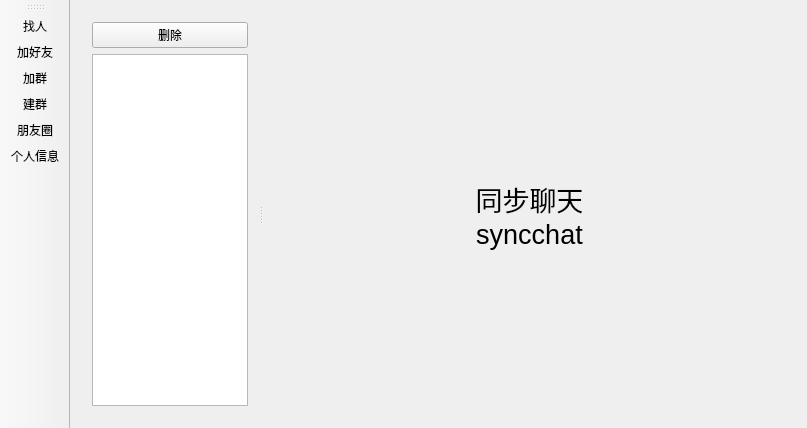
<?xml version="1.0" encoding="UTF-8"?>
<ui version="4.0">
 <class>MainWindow</class>
 <widget class="QMainWindow" name="MainWindow">
  <property name="geometry">
   <rect>
    <x>0</x>
    <y>0</y>
    <width>807</width>
    <height>428</height>
   </rect>
  </property>
  <property name="windowTitle">
   <string>MainWindow</string>
  </property>
  <widget class="QWidget" name="centralWidget">
   <layout class="QVBoxLayout" name="verticalLayout">
    <item>
     <widget class="QSplitter" name="splitter_2">
      <property name="orientation">
       <enum>Qt::Horizontal</enum>
      </property>
      <widget class="QStackedWidget" name="stackedWidget_contact">
       <property name="sizePolicy">
        <sizepolicy hsizetype="Preferred" vsizetype="Preferred">
         <horstretch>1</horstretch>
         <verstretch>0</verstretch>
        </sizepolicy>
       </property>
       <property name="minimumSize">
        <size>
         <width>150</width>
         <height>0</height>
        </size>
       </property>
       <property name="baseSize">
        <size>
         <width>200</width>
         <height>0</height>
        </size>
       </property>
       <property name="currentIndex">
        <number>0</number>
       </property>
       <widget class="QWidget" name="page_chats">
        <layout class="QVBoxLayout" name="verticalLayout_2">
         <item>
          <widget class="QPushButton" name="btn_deleteFriend">
           <property name="text">
            <string>删除</string>
           </property>
          </widget>
         </item>
         <item>
          <widget class="QListWidget" name="chats"/>
         </item>
        </layout>
       </widget>
      </widget>
      <widget class="QStackedWidget" name="stackedWidget_chat">
       <property name="sizePolicy">
        <sizepolicy hsizetype="Preferred" vsizetype="Preferred">
         <horstretch>3</horstretch>
         <verstretch>0</verstretch>
        </sizepolicy>
       </property>
       <widget class="QWidget" name="page_logo">
        <layout class="QVBoxLayout" name="verticalLayout_4">
         <item>
          <widget class="QLabel" name="label">
           <property name="font">
            <font>
             <pointsize>20</pointsize>
            </font>
           </property>
           <property name="text">
            <string>同步聊天
syncchat</string>
           </property>
           <property name="alignment">
            <set>Qt::AlignCenter</set>
           </property>
          </widget>
         </item>
        </layout>
       </widget>
       <widget class="QWidget" name="page_chat">
        <layout class="QVBoxLayout" name="verticalLayout_3">
         <item>
          <widget class="QSplitter" name="splitter">
           <property name="sizePolicy">
            <sizepolicy hsizetype="Preferred" vsizetype="Expanding">
             <horstretch>0</horstretch>
             <verstretch>0</verstretch>
            </sizepolicy>
           </property>
           <property name="orientation">
            <enum>Qt::Vertical</enum>
           </property>
           <widget class="QTextBrowser" name="textBrowser">
            <property name="sizePolicy">
             <sizepolicy hsizetype="Expanding" vsizetype="Expanding">
              <horstretch>0</horstretch>
              <verstretch>2</verstretch>
             </sizepolicy>
            </property>
           </widget>
           <widget class="QTextEdit" name="textEdit">
            <property name="sizePolicy">
             <sizepolicy hsizetype="Expanding" vsizetype="Expanding">
              <horstretch>0</horstretch>
              <verstretch>1</verstretch>
             </sizepolicy>
            </property>
           </widget>
           <widget class="QWidget" name="widget" native="true">
            <property name="sizePolicy">
             <sizepolicy hsizetype="Preferred" vsizetype="Maximum">
              <horstretch>0</horstretch>
              <verstretch>0</verstretch>
             </sizepolicy>
            </property>
            <layout class="QHBoxLayout" name="horizontalLayout">
             <item>
              <widget class="QPushButton" name="btn_send">
               <property name="text">
                <string>发送</string>
               </property>
              </widget>
             </item>
            </layout>
           </widget>
          </widget>
         </item>
        </layout>
       </widget>
      </widget>
     </widget>
    </item>
   </layout>
  </widget>
  <widget class="QToolBar" name="mainToolBar">
   <attribute name="toolBarArea">
    <enum>LeftToolBarArea</enum>
   </attribute>
   <attribute name="toolBarBreak">
    <bool>false</bool>
   </attribute>
   <addaction name="actionFindByUsername"/>
   <addaction name="actionAddFriend"/>
   <addaction name="actionJoinGroup"/>
   <addaction name="actionCreateGroup"/>
   <addaction name="actionMoments"/>
   <addaction name="actionPersonalInfo"/>
  </widget>
  <action name="actionChat">
   <property name="text">
    <string>聊天</string>
   </property>
  </action>
  <action name="actionContacts">
   <property name="text">
    <string>联系人</string>
   </property>
  </action>
  <action name="actionMoments">
   <property name="text">
    <string>朋友圈</string>
   </property>
  </action>
  <action name="actionAddFriend">
   <property name="text">
    <string>加好友</string>
   </property>
  </action>
  <action name="actionPersonalInfo">
   <property name="text">
    <string>个人信息</string>
   </property>
  </action>
  <action name="actionJoinGroup">
   <property name="text">
    <string>加群</string>
   </property>
  </action>
  <action name="actionCreateGroup">
   <property name="text">
    <string>建群</string>
   </property>
  </action>
  <action name="actionFindByUsername">
   <property name="text">
    <string>找人</string>
   </property>
  </action>
 </widget>
 <layoutdefault spacing="6" margin="11"/>
 <resources/>
 <connections/>
</ui>
